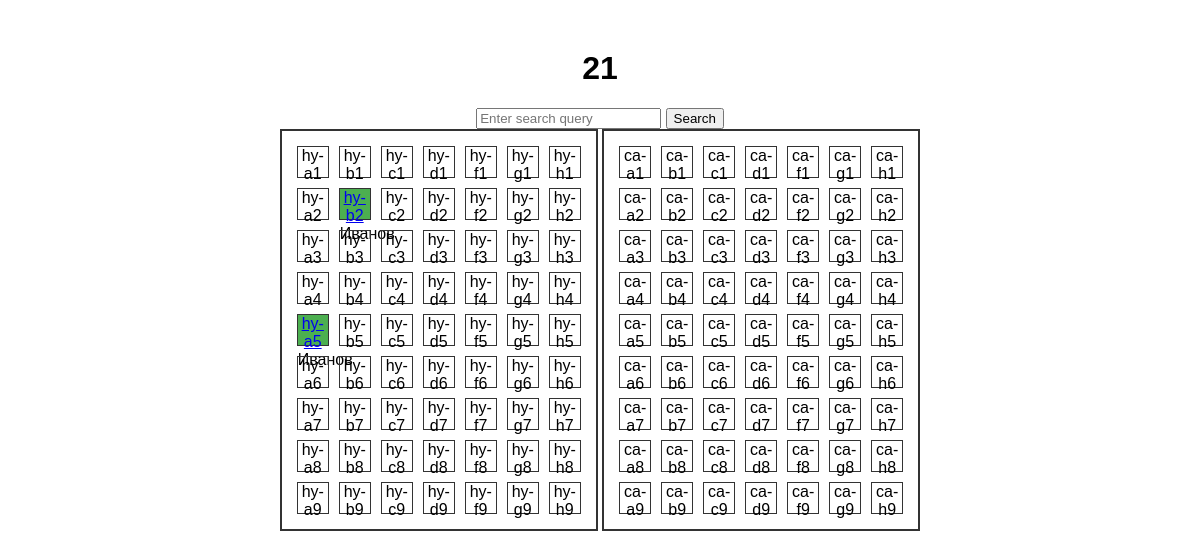
Before: / with the older database file.
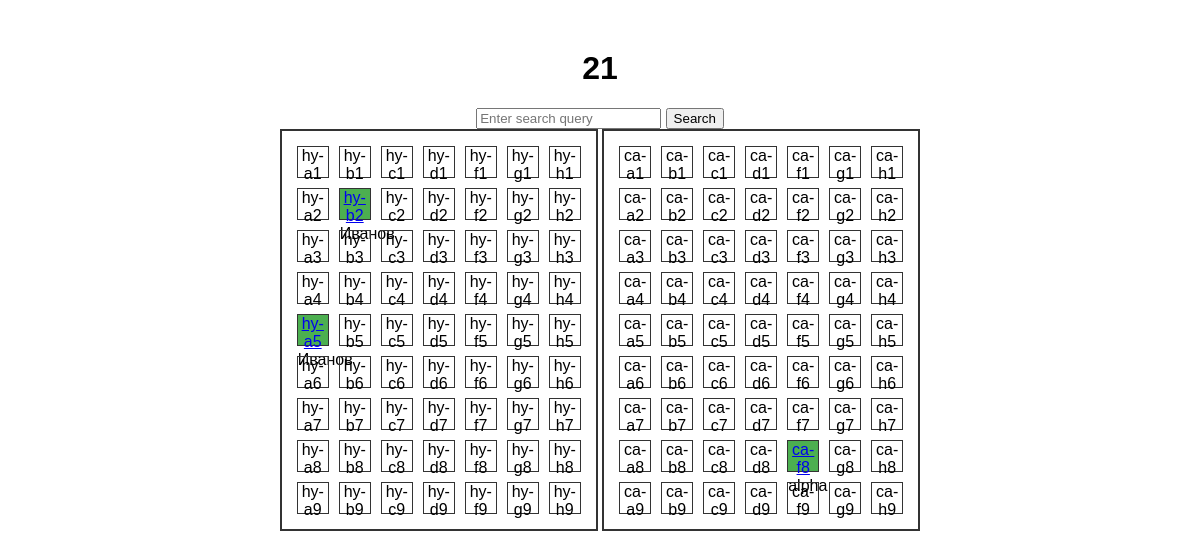
After: the same page with the newer database file.
### tables this page shows
CREATE TABLE workspace (place TEXT PRIMARY KEY, login TEXT);

### main.py (the view, shortened to what this page needs)
@app.route('/', methods=['GET', 'POST'])
def main():
    if request.method == 'GET':
        json_output = db()
        if open("db/login.json"):
            file_json = 'db/login.json'
            if json_open(file_json) is False:
                pass
        search_login = "empty"
        return render_template("index.html", workspace=json_output, query=search_login)

### data/back_json.py (called while the page is built)
def db():
    con = sqlite3.connect("data/workspace.db")
    cur = con.cursor()
    result_db = cur.execute("""SELECT * FROM workspace""").fetchall()
    json_output = {}
    for i in result_db:
        json_output[i[0]] = i[1]
    return json_output

def json_open(file_json):
    con = sqlite3.connect("data/workspace.db")
    cur = con.cursor()
    with open(file_json, encoding="UTF-8") as json_file:
        records = json.load(json_file)
    login = records["login"]
    place = records["place"]
    places_db = cur.execute("""SELECT place FROM workspace""").fetchall()
    if place not in places_db:
        return False
    cur.execute(f'''UPDATE workspace SET login = '{login}' WHERE place = '{place}' ''')
    con.commit()

### templates/index.html (shortened to what this page needs)
<!DOCTYPE html>
<html lang="en">
<head>
    <link rel="stylesheet" href="{{ url_for('static', filename='style.css') }}">
</head>
<body>
    <h1>21</h1>
    <form action="/" method="POST">
        <input type="text" name="query" placeholder="Enter search query">
        <button type="submit">Search</button>
    </form>
    <div class="campus">
         {% for cluster in ["hy", "ca"] %}
            <div class="cluster">
                {% for place in range(1, 10) %}
                    <div class="row">
                        {% for row in ["a", "b", "c", "d", "f", "g", "h"] %}
                        {% set place_id = "".join([cluster ,'-' ,row , place|string]) %}
                        {% if workspace[place_id] == "empty" %}
                            <div class="seat">
                                {{ place_id }}
                            </div>
                        {% else %}
                        {% if workspace[place_id] == query %}
                            <div class="selected_search">
                                <a href="#login_place">{{ place_id }}</a>
                                {{ workspace[place_id] }}
                            </div>
                        {% else %}
                            <div class="selected">
                                <a href="#login_place">{{ place_id }}</a>
                                {{ workspace[place_id] }}
                            </div>
                        {% endif %}
                        {% endif %}
                        {% endfor %}
                    </div>
                {% endfor %}
            </div>
        {% endfor %}
    </div>
</body>
</html>

### static/style.css (style rules this page uses)
body { font-family: 'Arial', sans-serif; text-align: center; margin: 50px; }
.cluster { display: inline-block; border: 2px solid #333; padding: 10px; }
.row { display: flex; justify-content: center; }
.seat { width: 30px; height: 30px; margin: 5px; border: 1px solid #333; cursor: pointer; }
.selected { width: 30px; height: 30px; margin: 5px; background-color: #4CAF50; border: 1px solid #333; cursor: pointer; }

Changed rows visible on the page:
changed workspace "ca-f8": login "empty" → "alpha" (drawn)
Other visible differences:
list line gone: "ca-f8"
new list line: "ca-f8 alpha"
